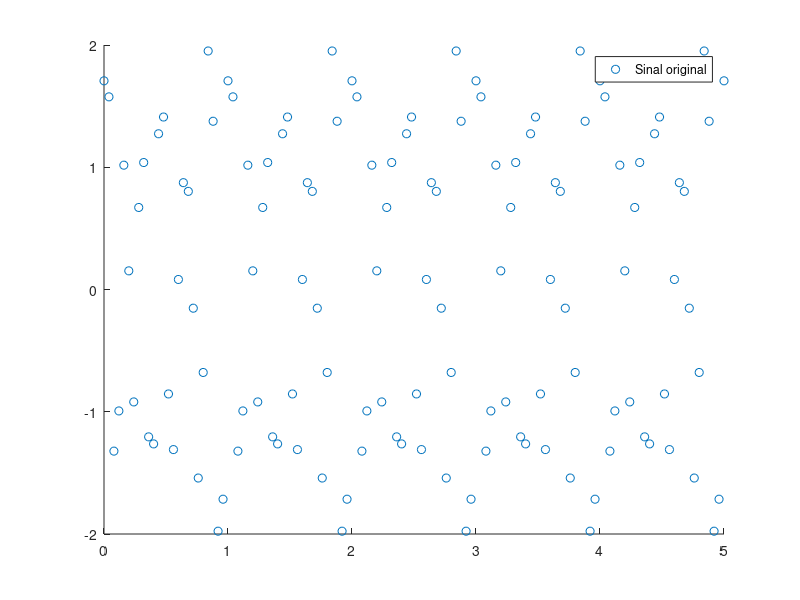

Write MATLAB code to recreate this figure. (Note: this script raises an error after producing the figure.)
Ta = 0.04;      % sampling period

T = 5;

t = 0:Ta:T;

x = sin(5*2*pi*t) + cos(6*2*pi*t) + cos(7*2*pi*t - pi/4);

hold on
figure(1);
plot(t, x, 'o');
legend("Sinal original");
[X, t] = reconstroiSinal(x, Ta);
plot(t, X, 'r');
legend("Sinal reconst.");
title('Ex02_b');
xlabel('x');
ylabel('y');
axis([0 5 -3 3]);
grid on;
hold off;
